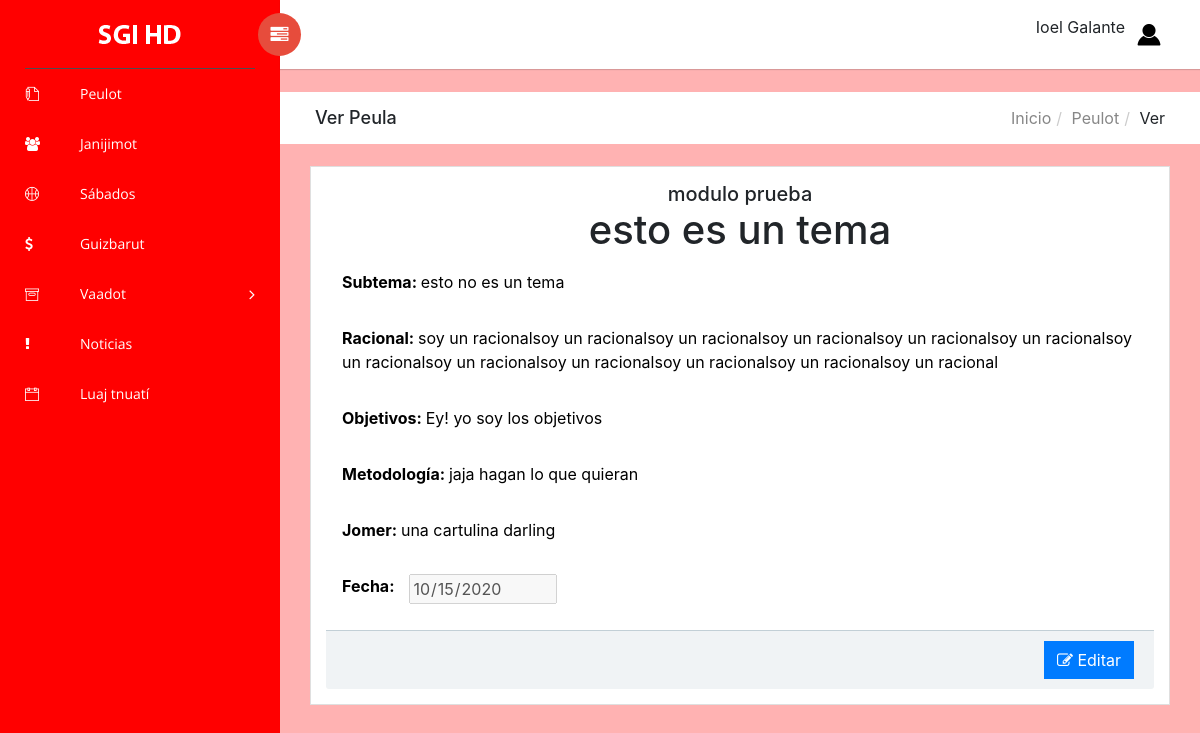
Screenshot of /SGI_HD/Peula-Ver.php?id=1 (signed in) with the database file from the repository.
### tables this page shows
CREATE TABLE `modulos` (
  `idModulo` int(11) NOT NULL,
  `tzevet` int(11) NOT NULL,
  `nombre` varchar(50) NOT NULL,
  `racional` mediumtext NOT NULL,
  `objetivos` mediumtext NOT NULL
);

CREATE TABLE `peulot` (
  `idPeula` int(11) NOT NULL,
  `tema` varchar(100) NOT NULL,
  `subtema` varchar(150) DEFAULT NULL,
  `modulo` int(11) NOT NULL,
  `racional` mediumtext NOT NULL,
  `objetivos` mediumtext NOT NULL,
  `metodologia` mediumtext NOT NULL,
  `jomer` varchar(500) DEFAULT NULL,
  `kvutza` int(11) NOT NULL,
  `fecha` date NOT NULL
);

### SGI_HD/Peula-Ver.php (the view, shortened to what this page needs)
<?php
    include 'header.php';
    $pdo = connect();
    $idPeula = $_GET['id'];
    $stmt = $pdo -> prepare("CALL ObtenerPeulaPorID($idPeula)");
    $stmt -> execute();
    $peula = $stmt -> fetchAll(PDO::FETCH_ASSOC);
    $mod = $peula[0]['modulo'];
    $pdo2 = connect();
    $stmt2 = $pdo2 -> prepare("CALL ObtenerModuloPorID($mod)");
    $stmt2 -> execute();
    $modulo = $stmt2 -> fetchAll(PDO::FETCH_ASSOC);
?>
<div class="breadcrumbs">
            <div class="col-sm-4">
                <div class="page-header float-left">
                    <div class="page-title">
                        <h1>Ver Peula</h1>
                    </div>
                </div>
            </div>
            <div class="col-sm-8">
                <div class="page-header float-right">
                    <div class="page-title">
                        <ol class="breadcrumb text-right">
                            <li><a href="#">Inicio</a></li>
                            <li><a href="#">Peulot</a></li>
                            <li class="active">Ver</li>
                        </ol>
                    </div>
                </div>
            </div>
        </div>
        <div class="content mt-3">
            <div class="animated fadeIn">
                <div class="row">
                    <div class="col-md-12">
                        <div class="col-lg-12">
                            <div class="card">
                                <div class="card-body card-block">
                                        <div class="text-center">
                                            <h5 class=""><?php echo $modulo[0]['nombre'] ?> </h5>
                                            <h1 class=""><?php echo $peula[0]['tema'] ?></h1>
                                        </div>
                                        <?php if($peula[0]['subtema'] != null){ ?>
                                        <div class="row form-group ml-3 mt-3">
                                            <p><strong>Subtema: </strong><?php echo $peula[0]['subtema'] ?></p>
                                        </div>
                                        <?php }?>
                                        <div class="row form-group ml-3 mt-3 mr-2">
                                            <p><strong>Racional: </strong><?php echo $peula[0]['racional'] ?></p>
                                        </div>
                                        <div class="row form-group ml-3 mt-3 mr-2">
                                            <p><strong>Objetivos: </strong><?php echo $peula[0]['objetivos'] ?></p>
                                        </div>
                                        <div class="row form-group ml-3 mt-3 mr-2">
                                            <p><strong>Metodología: </strong><?php echo $peula[0]['metodologia'] ?></p>
                                        </div>
                                        <div class="row form-group ml-3 mt-3 mr-2">
                                            <p><strong>Jomer: </strong><?php echo $peula[0]['jomer'] ?></p>
                                        </div>
                                        <div class="row form-group ml-3 mt-3 mr-2">
                                            <p><strong>Fecha: </strong></p>
                                            <div class="col-sm-4">
                                                <input type="date" name="fPeula" step="1" min="2019-01-01" disabled="true" value="<?php echo $peula[0]['fecha'] ?>">
                                            </div>
                                        </div>
                                        <div class="card-footer text-right">
                                            <a href="Peula-AgregarEditar.php?id=<?php echo $peula[0]['idPeula']?>" class="btn btn-primary"><i class="fa fa-edit"></i> Editar</a>
                                        </div>
                                </div>
                            </div>
                        </div>
                    </div>
                </div>
<?php
    include 'bottom.php';
?>

### rows the page displays
modulos: nombre "modulo prueba"
peulot: tema "esto es un tema", subtema "esto no es un tema", racional "soy un racionalsoy un racionalsoy un racionalsoy un racionalsoy un racionalsoy un racionalsoy un racionalsoy un racionalsoy un racionalsoy un racionalsoy un racionalsoy un racional", objetivos "Ey! yo soy los objetivos", metodologia "jaja hagan lo que quieran", jomer "una cartulina darling", fPeula "10/15/2020"

### other values shown
$_SESSION['nombre'] "Ioel"
$_SESSION['apellido'] "Galante"
